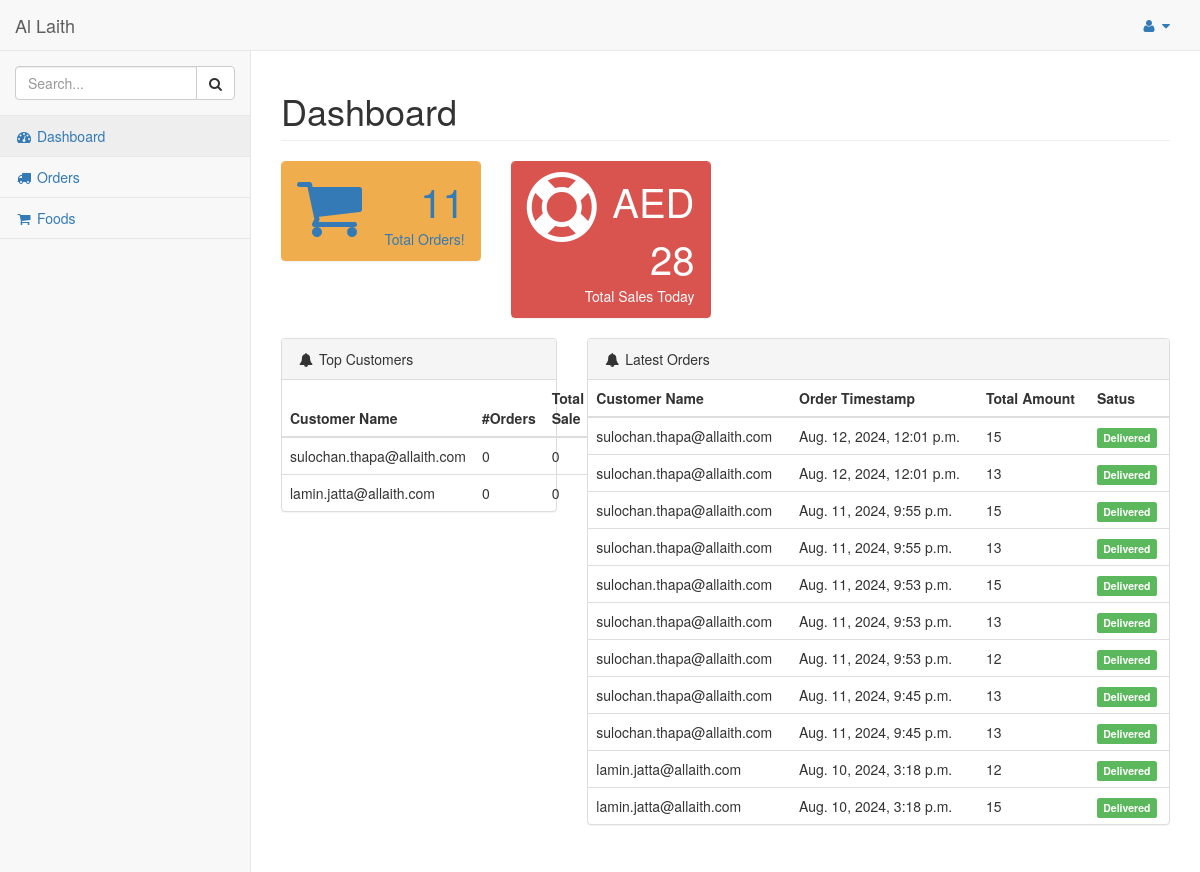
Page /dashboard/admin/ (signed in) on the earlier database version.
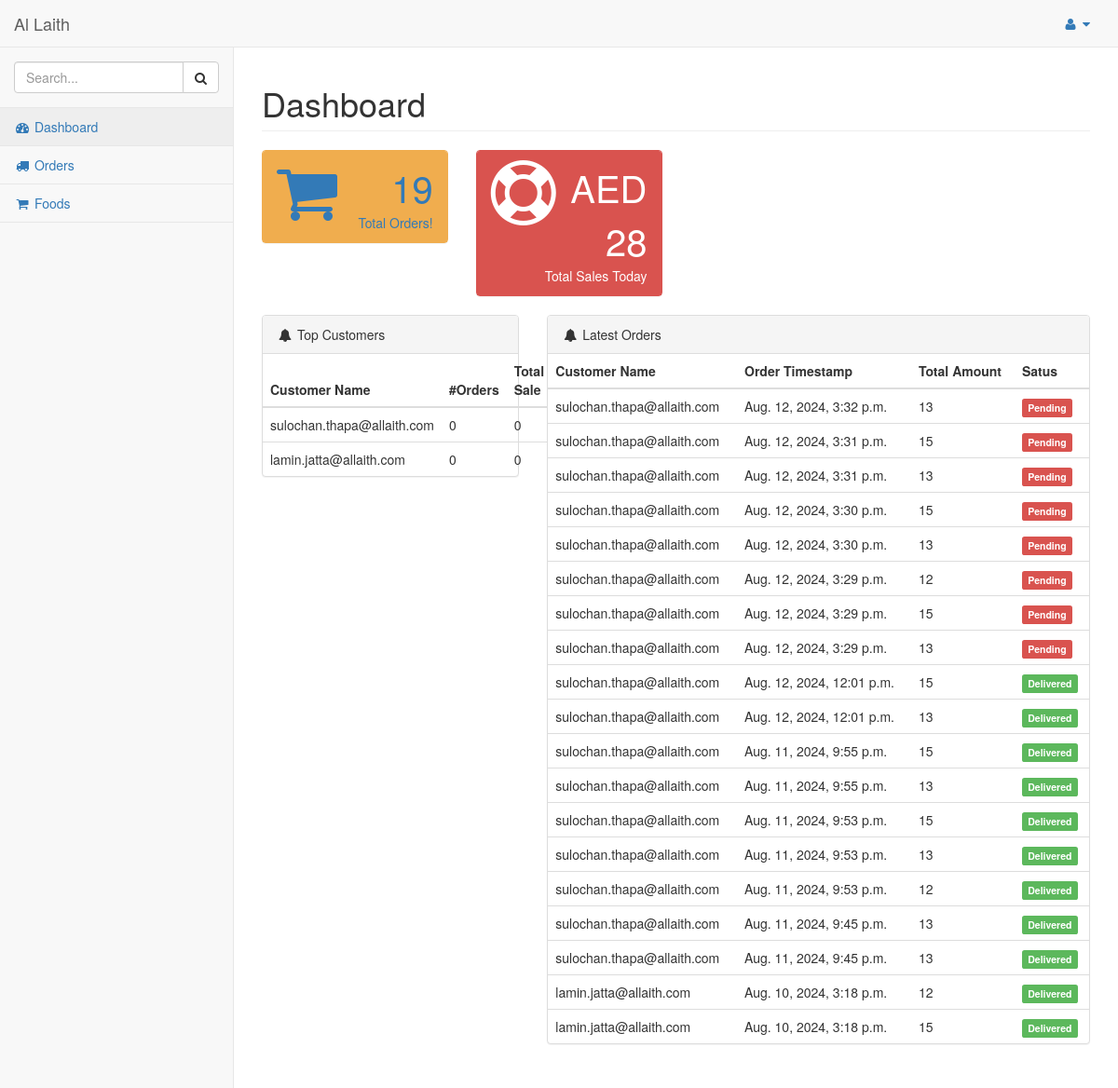
Same page on the later database version.
### hotel/models.py (models this page shows, shortened)
class Customer(models.Model):
    customer = models.ForeignKey(User, on_delete=models.CASCADE)
    orders = models.IntegerField(default=0)
    total_sale = models.IntegerField(default=0)

class Order(models.Model):
    pending = 'Pending'
    completed = 'Completed'
    STATUS = (
        (pending,pending),
        (completed,completed),
    )
    customer = models.ForeignKey(Customer,on_delete=models.CASCADE)
    order_timestamp = models.DateTimeField(auto_now_add=True)
    delivery_status = models.CharField(max_length = 100, choices = STATUS)
    if_cancelled = models.BooleanField(default = False)
    total_amount = models.IntegerField()

### hotel/views.py (the view)
# urls.py: url(r'^dashboard/admin/$', views.dashboard_admin, name='dashboard_admin'),
@login_required
@staff_member_required
def dashboard_admin(request):
    orders = Order.objects.count()
    customers = Customer.objects.count()
    completed_orders = Order.objects.filter(delivery_status="Completed",   order_timestamp__date=timezone.now().date())
    top_customers = Customer.objects.filter().order_by('-total_sale')
    latest_orders = Order.objects.filter().order_by('-order_timestamp')
    sales = 0
    for order in completed_orders:
        sales += order.total_amount
    context = {
        'orders':orders,
        'customers':customers,
        'sales':sales,
        'top_customers': top_customers,
        'latest_orders':latest_orders,
    }
    return render(request, 'admin_temp/index.html', context)

### hotel/templates/admin_temp/index.html (shortened to what the changed rows need)
{% load static %}
{% include "includes/base.html" %}
<div id="page-wrapper">
    <div class="row">
        <div class="col-lg-12">
            <h1 class="page-header">Dashboard</h1>
        </div>
    </div>
    <div class="row">
        <div class="col-lg-3 col-md-6">
            <div class="panel panel-yellow">
                <div class="panel-heading">
                    <a href="{% url 'hotel:orders_admin' %}">
                    <div class="row">
                        <div class="col-xs-9 text-right">
                            <div class="huge">{{orders}}</div>
                            <div>Total Orders!</div>
                        </div>
                    </div>
                </a>
                </div>
            </div>
        </div>
    </div>
            <div class="row">
                <div class="col-lg-4">
                    <div class="panel panel-default">
                        <table class="table">
                          <thead>
                            <tr>
                              <th scope="col">Customer Name</th>
                              <th scope="col">#Orders</th>
                              <th scope="col">Total Sale</th>
                            </tr>
                          </thead>
                          <tbody>
                            {% for customer in top_customers %}
                            <tr>
                              <td>{{customer.customer.email}}</td>
                              <td>{{customer.orders}}</td>
                              <td>{{customer.total_sale}}</td>
                            </tr>
                            {% endfor %}
                          </tbody>
                        </table>
                    </div>
                </div>
                <div class="col-lg-8">
                    <div class="panel panel-default">
                        <table class="table">
                          <thead>
                            <tr>
                              <th scope="col">Customer Name</th>
                              <th scope="col">Order Timestamp</th>
                              <th scope="col">Total Amount</th>
                              <th scope="col">Satus</th>
                            </tr>
                          </thead>
                          <tbody>
                            {% for order in latest_orders %}
                              <td>{{order.customer.customer.email}}</td>
                              <td>{{order.order_timestamp}}</td>
                              <td>{{order.total_amount}}</td>
                              <td>
                                  {% if order.delivery_status == "Completed" %}
                                    <span class="label label-success">Delivered</span>
                                  {% elif order.delivery_status == "Processing" %}
                                    <span class="label label-warning">Processing</span>
                                  {% else %}
                                    <span class="label label-danger">Pending</span>
                                  {% endif %}
                              </td>
                            {% endfor %}
                          </tbody>
                        </table>
                    </div>
                </div>
            </div>
        </div>
    </div>
{% include "includes/scripts.html" %}

Differences in the rows shown:
added Order: customer.customer.email "sulochan.thapa@allaith.com", order_timestamp "Aug. 12, 2024, 3:32 p.m.", total_amount "13", delivery_status "Pending"
added Order: customer.customer.email "sulochan.thapa@allaith.com", order_timestamp "Aug. 12, 2024, 3:31 p.m.", total_amount "15", delivery_status "Pending"
added Order: customer.customer.email "sulochan.thapa@allaith.com", order_timestamp "Aug. 12, 2024, 3:31 p.m.", total_amount "13", delivery_status "Pending"
added Order: customer.customer.email "sulochan.thapa@allaith.com", order_timestamp "Aug. 12, 2024, 3:30 p.m.", total_amount "15", delivery_status "Pending"
added Order: customer.customer.email "sulochan.thapa@allaith.com", order_timestamp "Aug. 12, 2024, 3:30 p.m.", total_amount "13", delivery_status "Pending"
added Order: customer.customer.email "sulochan.thapa@allaith.com", order_timestamp "Aug. 12, 2024, 3:29 p.m.", total_amount "12", delivery_status "Pending"
added Order: customer.customer.email "sulochan.thapa@allaith.com", order_timestamp "Aug. 12, 2024, 3:29 p.m.", total_amount "15", delivery_status "Pending"
added Order: customer.customer.email "sulochan.thapa@allaith.com", order_timestamp "Aug. 12, 2024, 3:29 p.m.", total_amount "13", delivery_status "Pending"
Other differences:
{{ orders }}: "11" → "19"
